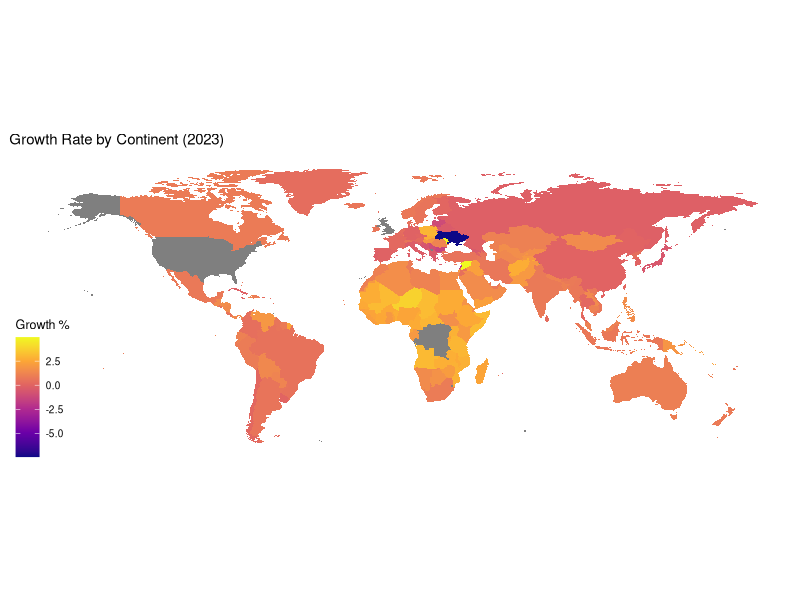
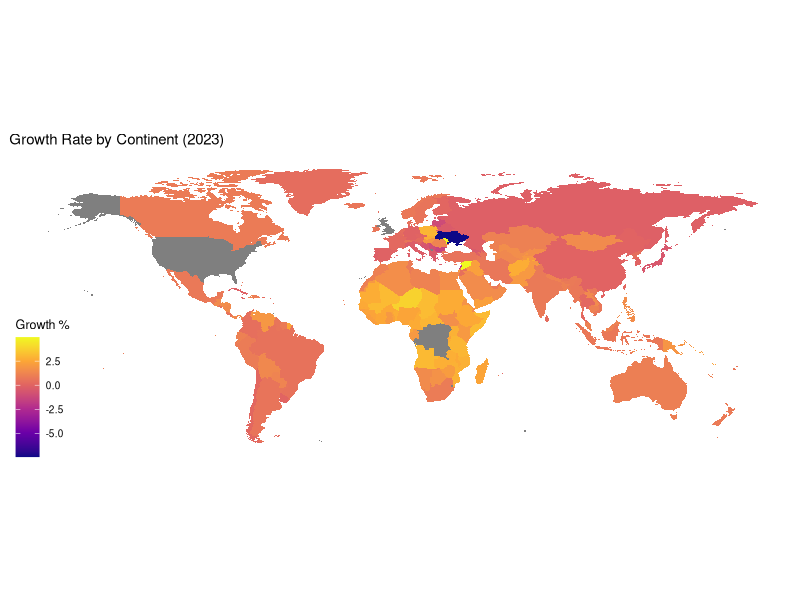

These charts were generated, in order, by the following R code:
# Load the necessary libraries
library(dplyr)
library(ggplot2)
library(tidyverse)
library(ggrepel)
library(ggthemes)

# Import the world_population.csv dataset
world_population <- read.csv("world_population_data.csv")

# Remove '%' from growth_rate column
world_population <- world_population %>%
  mutate(growth_rate = as.numeric(sub("%", "", growth_rate)))

# Create dataframe for world coordinates using map_data
world_coordinates <- map_data("world")

# Add map_data data, remove Antarctica, and join by region
world_map <- map_data("world") %>%
  filter(region != "Antarctica") %>%
  left_join(world_population, by = c("region" = "country"))

# Create label data for World
label_data <- world_map %>%
  group_by(continent) %>%
  filter(row_number() == 25, continent != "Antarctica")

# Create a geom_polygon plot using ggplot2
print(ggplot(world_map) +
  geom_polygon(aes(long, lat, group = group, fill = growth_rate)) +
  coord_quickmap() +
  scale_fill_viridis_c(option = "plasma") +

  # Add labels to the plot
  labs(fill = "Growth %") +
  ggtitle("Growth Rate by Continent (2023)") +

  # Uses map theme from ggthemes library
  theme_map())

# Save the plot as a file
ggsave("world_plot.jpg", dpi = 300)
